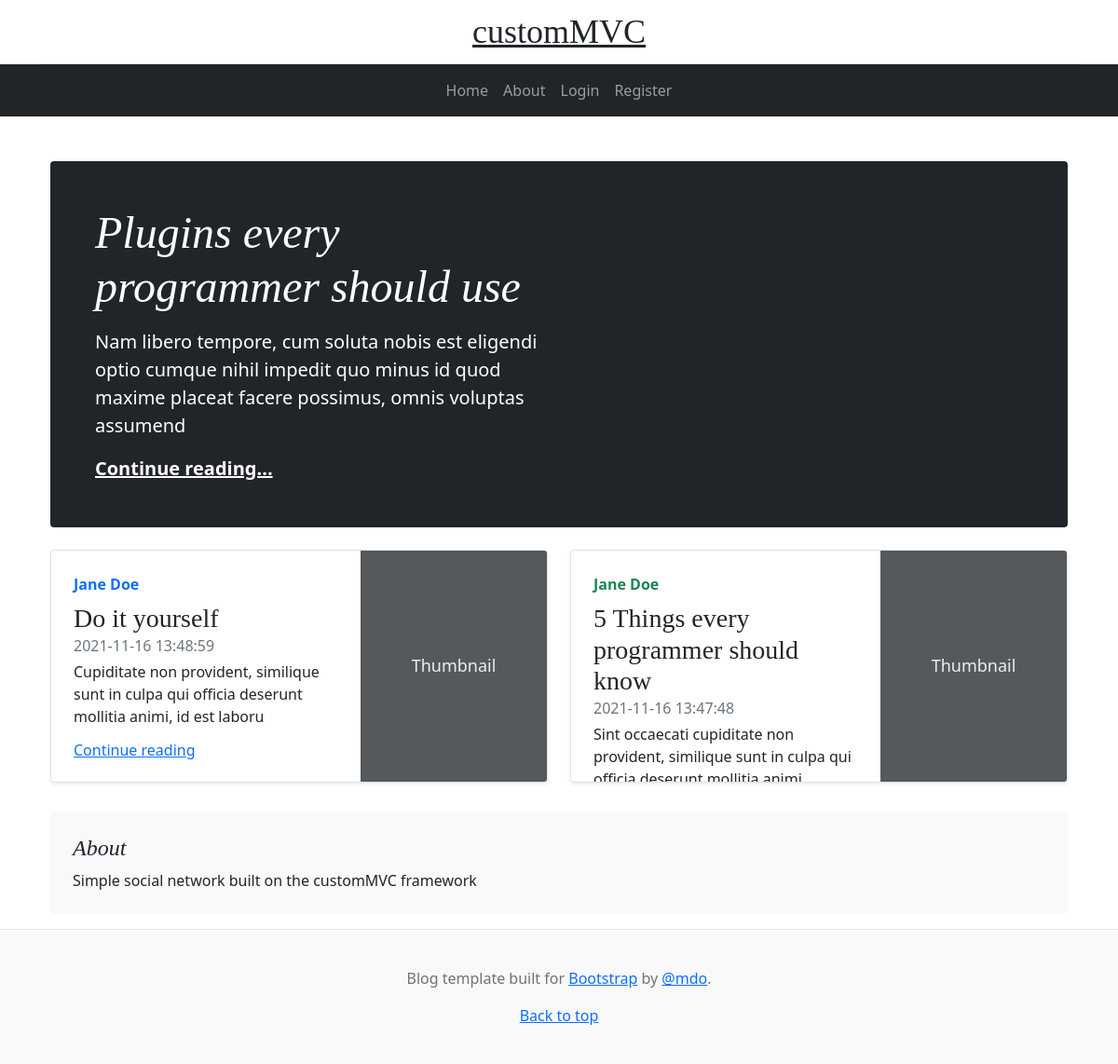
The page / on the database its author committed.
### tables this page shows
CREATE TABLE `posts` (
  `id` int(11) NOT NULL,
  `user_id` int(11) NOT NULL,
  `title` varchar(255) NOT NULL,
  `body` text NOT NULL,
  `created_at` datetime NOT NULL DEFAULT current_timestamp()
);

CREATE TABLE `users` (
  `id` int(11) NOT NULL,
  `name` varchar(255) NOT NULL,
  `email` varchar(255) NOT NULL,
  `password` varchar(255) NOT NULL,
  `created_at` datetime NOT NULL DEFAULT current_timestamp()
);

### app/controllers/Pages.php (called while the page is built, shortened)
<?php
class Pages extends Controller
{
    public function __construct()
    {
        $this->postModel = $this->model("Post");
    }
    public function index()
    {
        $posts = $this->postModel->getLatestPosts();
        $data =  [
            "title" => "customMVC",
            "description" => "Simple social network built on the customMVC framework",
            "posts" => $posts
        ];
        $this->view("pages/index", $data);
    }
}

### app/libraries/core.php (called while the page is built, shortened)
<?php
class Core
{
    protected $currentMethod = 'index';
    public function __construct()
    {
        $url = $this->getUrl();
        $this->currentController = new $this->currentController();
        $this->params = $url ? array_values($url) : [];
        call_user_func_array([$this->currentController, $this->currentMethod], $this->params);
    }
}

### public/index.php (called while the page is built, shortened)
<?php
    $init = new Core();

### app/libraries/database.php (called while the page is built, shortened)
<?php
class Database
{
    private $host = DB_HOST;
    private $user = DB_USER;
    private $pass = DB_PASS;
    private $dbname = DB_NAME;
    private $dbh;
    private $stmt;
    public function __construct()
    {
        $dsn = 'mysql:host=' . $this->host . ';dbname=' . $this->dbname;
        $options = array(
        PDO::ATTR_PERSISTENT => true,
        PDO::ATTR_ERRMODE => PDO::ERRMODE_EXCEPTION
        );
        try {
            $this->dbh = new PDO($dsn, $this->user, $this->pass, $options);
        } catch (PDOException $e) {
            $this->error = $e->getMessage();
            echo $this->error;
        }
    }
    public function query($sql)
    {
        $this->stmt = $this->dbh->prepare($sql);
    }
    public function execute()
    {
        return $this->stmt->execute();
    }
    public function resultSet()
    {
        $this->execute();
        return $this->stmt->fetchAll(PDO::FETCH_OBJ);
    }
}

### app/models/Post.php (called while the page is built, shortened)
<?php
class Post
{
    private $db;
    public function __construct()
    {
        $this->db = new Database();
    }
    public function getLatestPosts()
    {
        $this->db->query("
        SELECT *,
        posts.id as postId,
        users.id as userId,
        posts.created_at as postCreated,
        users.created_at as usercreated
        FROM posts
        INNER JOIN users
        ON posts.user_id = users.id
        ORDER BY posts.created_at DESC LIMIT 3
        ");
        $results = $this->db->resultSet();
        return $results;
    }
}

### app/views/pages/index.php (the view, shortened to what this page needs)
<?php
    require APPROOT . "/views/includes/header.php";
?>
<main class="container">
  <div class="p-4 p-md-5 mb-4 text-white rounded bg-dark">
    <div class="col-md-6 px-0">
      <h1 class="display-4 fst-italic"><?php echo $data["posts"][0]->title; ?></h1>
      <p class="lead my-3"><?php echo substr($data["posts"][0]->body, 0, 150); ?></p>
      <p class="lead mb-0"><a href="users/login" class="text-white fw-bold">Continue reading...</a></p>
    </div>
  </div>
  <div class="row mb-2">
    <div class="col-md-6">
      <div class="row g-0 border rounded overflow-hidden flex-md-row mb-4 shadow-sm h-md-250 position-relative">
        <div class="col p-4 d-flex flex-column position-static">
          <strong class="d-inline-block mb-2 text-primary"><?php echo $data["posts"][1]->name ?></strong>
          <h3 class="mb-0"><?php echo $data["posts"][1]->title; ?></h3>
          <div class="mb-1 text-muted"><?php echo ($data["posts"][1]->postCreated); ?></div>
          <p class="card-text mb-auto"><?php echo substr($data["posts"][1]->body, 0, 100); ?></p>
          <a href="users/login" class="stretched-link">Continue reading</a>
        </div>
        <div class="col-auto d-none d-lg-block">
          <svg class="bd-placeholder-img" width="200" height="250" xmlns="http://www.w3.org/2000/svg" role="img" aria-label="Placeholder: Thumbnail" preserveAspectRatio="xMidYMid slice" focusable="false"><title>Placeholder</title><rect width="100%" height="100%" fill="#55595c"></rect><text x="50%" y="50%" fill="#eceeef" dy=".3em">Thumbnail</text></svg>
        </div>
      </div>
    </div>
    <div class="col-md-6">
      <div class="row g-0 border rounded overflow-hidden flex-md-row mb-4 shadow-sm h-md-250 position-relative">
        <div class="col p-4 d-flex flex-column position-static">
          <strong class="d-inline-block mb-2 text-success"><?php echo $data["posts"][2]->name ?></strong>
          <h3 class="mb-0"><?php echo $data["posts"][2]->title; ?></h3>
          <div class="mb-1 text-muted"><?php echo ($data["posts"][2]->postCreated); ?></div>
          <p class="mb-auto"><?php echo substr($data["posts"][2]->body, 0, 100); ?></p>
        </div>
        <div class="col-auto d-none d-lg-block">
          <svg class="bd-placeholder-img" width="200" height="250" xmlns="http://www.w3.org/2000/svg" role="img" aria-label="Placeholder: Thumbnail" preserveAspectRatio="xMidYMid slice" focusable="false"><title>Placeholder</title><rect width="100%" height="100%" fill="#55595c"></rect><text x="50%" y="50%" fill="#eceeef" dy=".3em">Thumbnail</text></svg>
        </div>
      </div>
    </div>
  </div>
  <div class="row g-5">
    <div class="col-md-12">
      <div class="position-sticky" style="top: 2rem;">
        <div class="p-4 mb-3 bg-light rounded">
          <h4 class="fst-italic">About</h4>
          <p class="mb-0"><?php echo $data["description"]; ?></p>
        </div>
    </div>
  </div>
</main>
<?php
    require APPROOT . "/views/includes/footer.php";
?>

### public/css/style.css (style rules this page uses)
h1, h2, h3, h4, h5, h6 { font-family: "Playfair Display", Georgia, "Times New Roman", serif; }
.display-4 { font-size: 2.5rem; }
@media (min-width: 768px) { .display-4 { font-size: 3rem; } }
@media (min-width: 768px) { .h-md-250 { height: 250px; } }

### app/views/includes/header.php (style rules this page uses)
.bd-placeholder-img { font-size: 1.125rem; text-anchor: middle; -webkit-user-select: none; -moz-user-select: none; user-select: none; }

### rows shown on the page
posts: title "Plugins every programmer should use", body "Nam libero tempore, cum soluta nobis est eligendi optio cumque nihil impedit quo minus id quod maxime placeat facere possimus, omnis voluptas assumend"
users: name "Jane Doe"
posts: title "Do it yourself", created_at "2021-11-16 13:48:59", body "Cupiditate non provident, similique sunt in culpa qui officia deserunt mollitia animi, id est laboru"
posts: title "5 Things every programmer should know", created_at "2021-11-16 13:47:48", body "Sint occaecati cupiditate non provident, similique sunt in culpa qui…"

### other values the page prints
$data["title"] "customMVC"
$data["description"] "Simple social network built on the customMVC framework"
